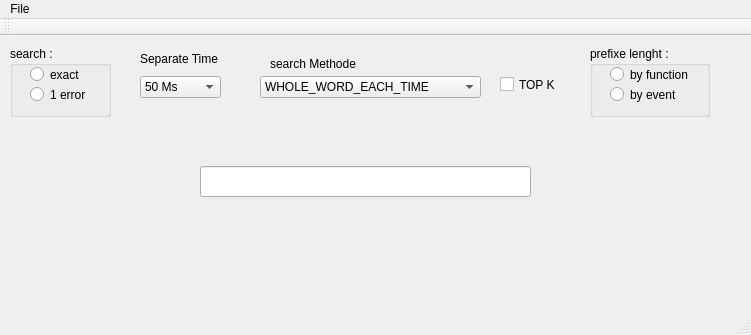
<?xml version="1.0" encoding="UTF-8"?>
<ui version="4.0">
 <class>MainWindow</class>
 <widget class="QMainWindow" name="MainWindow">
  <property name="geometry">
   <rect>
    <x>0</x>
    <y>0</y>
    <width>751</width>
    <height>335</height>
   </rect>
  </property>
  <property name="windowTitle">
   <string>Ibra-Math-Djam</string>
  </property>
  <widget class="QWidget" name="centralWidget">
   <widget class="QLineEdit" name="lineEdit">
    <property name="geometry">
     <rect>
      <x>200</x>
      <y>130</y>
      <width>331</width>
      <height>31</height>
     </rect>
    </property>
   </widget>
   <widget class="QComboBox" name="comboBox">
    <property name="geometry">
     <rect>
      <x>140</x>
      <y>40</y>
      <width>81</width>
      <height>22</height>
     </rect>
    </property>
    <item>
     <property name="text">
      <string>50 Ms</string>
     </property>
    </item>
    <item>
     <property name="text">
      <string>100 Ms</string>
     </property>
    </item>
    <item>
     <property name="text">
      <string>200 Ms</string>
     </property>
    </item>
    <item>
     <property name="text">
      <string>300 Ms</string>
     </property>
    </item>
    <item>
     <property name="text">
      <string>400 Ms</string>
     </property>
    </item>
    <item>
     <property name="text">
      <string>500 Ms</string>
     </property>
    </item>
    <item>
     <property name="text">
      <string>600 Ms</string>
     </property>
    </item>
    <item>
     <property name="text">
      <string>700 Ms</string>
     </property>
    </item>
    <item>
     <property name="text">
      <string>800 Ms</string>
     </property>
    </item>
    <item>
     <property name="text">
      <string>900 Ms</string>
     </property>
    </item>
    <item>
     <property name="text">
      <string>1000 Ms</string>
     </property>
    </item>
   </widget>
   <widget class="QLabel" name="label">
    <property name="geometry">
     <rect>
      <x>140</x>
      <y>13</y>
      <width>101</width>
      <height>20</height>
     </rect>
    </property>
    <property name="text">
     <string>Separate Time</string>
    </property>
   </widget>
   <widget class="QLabel" name="label_2">
    <property name="geometry">
     <rect>
      <x>270</x>
      <y>20</y>
      <width>121</width>
      <height>16</height>
     </rect>
    </property>
    <property name="text">
     <string>search Methode</string>
    </property>
   </widget>
   <widget class="QComboBox" name="comboBox_2">
    <property name="geometry">
     <rect>
      <x>260</x>
      <y>40</y>
      <width>221</width>
      <height>22</height>
     </rect>
    </property>
    <item>
     <property name="text">
      <string>WHOLE_WORD_EACH_TIME</string>
     </property>
    </item>
    <item>
     <property name="text">
      <string>PREFIXE_total</string>
     </property>
    </item>
    <item>
     <property name="text">
      <string>PREFIXE_C_saveWay</string>
     </property>
    </item>
   </widget>
   <widget class="QCheckBox" name="checkBox">
    <property name="geometry">
     <rect>
      <x>500</x>
      <y>40</y>
      <width>70</width>
      <height>17</height>
     </rect>
    </property>
    <property name="text">
     <string>TOP K</string>
    </property>
   </widget>
   <widget class="QGroupBox" name="groupBox">
    <property name="geometry">
     <rect>
      <x>590</x>
      <y>10</y>
      <width>120</width>
      <height>71</height>
     </rect>
    </property>
    <property name="title">
     <string>prefixe lenght :</string>
    </property>
    <widget class="QRadioButton" name="radioButton">
     <property name="geometry">
      <rect>
       <x>20</x>
       <y>20</y>
       <width>82</width>
       <height>17</height>
      </rect>
     </property>
     <property name="text">
      <string>by function</string>
     </property>
    </widget>
    <widget class="QRadioButton" name="radioButton_2">
     <property name="geometry">
      <rect>
       <x>20</x>
       <y>40</y>
       <width>82</width>
       <height>17</height>
      </rect>
     </property>
     <property name="text">
      <string>by event</string>
     </property>
    </widget>
   </widget>
   <widget class="QGroupBox" name="groupBox_2">
    <property name="geometry">
     <rect>
      <x>10</x>
      <y>10</y>
      <width>101</width>
      <height>71</height>
     </rect>
    </property>
    <property name="title">
     <string>search :</string>
    </property>
    <widget class="QRadioButton" name="radioButton_searchExact">
     <property name="geometry">
      <rect>
       <x>20</x>
       <y>20</y>
       <width>82</width>
       <height>17</height>
      </rect>
     </property>
     <property name="text">
      <string>exact</string>
     </property>
    </widget>
    <widget class="QRadioButton" name="radioButton_search_1error">
     <property name="geometry">
      <rect>
       <x>20</x>
       <y>40</y>
       <width>82</width>
       <height>17</height>
      </rect>
     </property>
     <property name="text">
      <string>1 error</string>
     </property>
    </widget>
   </widget>
  </widget>
  <widget class="QMenuBar" name="menuBar">
   <property name="geometry">
    <rect>
     <x>0</x>
     <y>0</y>
     <width>751</width>
     <height>25</height>
    </rect>
   </property>
   <widget class="QMenu" name="menuFile">
    <property name="title">
     <string>File</string>
    </property>
    <addaction name="actionOpen_Dict"/>
    <addaction name="separator"/>
    <addaction name="actionExit"/>
   </widget>
   <addaction name="menuFile"/>
  </widget>
  <widget class="QToolBar" name="mainToolBar">
   <attribute name="toolBarArea">
    <enum>TopToolBarArea</enum>
   </attribute>
   <attribute name="toolBarBreak">
    <bool>false</bool>
   </attribute>
  </widget>
  <widget class="QStatusBar" name="statusBar"/>
  <action name="actionOpen_Dict">
   <property name="text">
    <string>Open Dict</string>
   </property>
  </action>
  <action name="actionExit">
   <property name="text">
    <string>Exit</string>
   </property>
  </action>
 </widget>
 <layoutdefault spacing="6" margin="11"/>
 <resources/>
 <connections/>
</ui>
